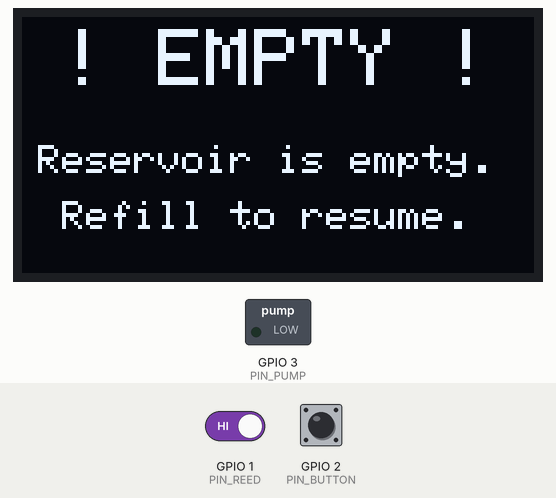
Bench run of a sketch on a simulated Seeed XIAO ESP32-S3. On the bench: 128×64 one-colour display, switched loads named in the sketch (green lamp = pin HIGH). Inputs (shaded band) come from the test bench; at power-on: GPIO 1 (PIN_REED) HIGH, GPIO 2 (PIN_BUTTON) HIGH. WiFi joins after 1.5 s; servers stay silent unless stated; the local clock reads 2024-03-15 10:24:30 at power-on unless the sketch sets it; what the sketch prints to the serial monitor is not drawn.

Above: at 4.7 s.
4.8 s: GPIO 1 (PIN_REED) driven LOW
At 5.4 s:
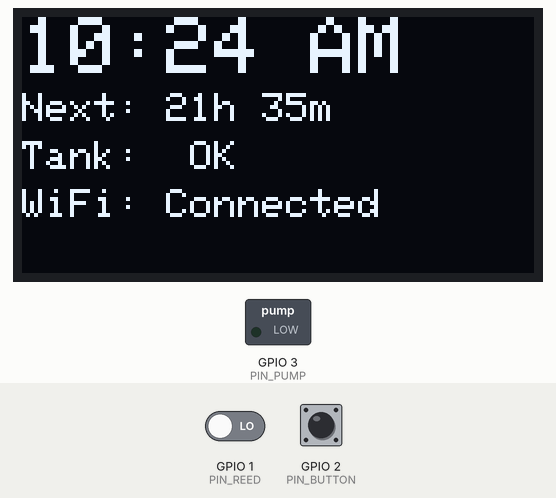
6.3 s: GPIO 2 (PIN_BUTTON) pulled LOW for 3.2 s
At 6.8 s:
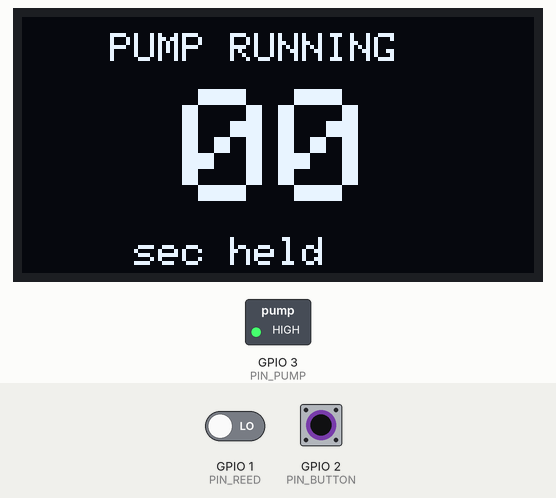
11.0 s: GPIO 1 (PIN_REED) driven HIGH
At 11.6 s:
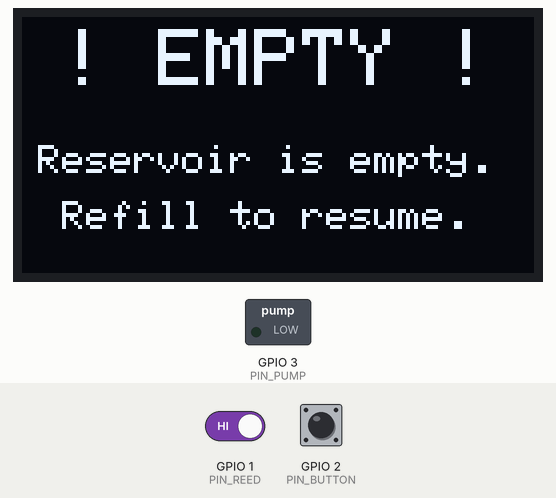
12.5 s: GPIO 2 (PIN_BUTTON) pulsed LOW 2 times (0.12 s each, 0.3 s apart)
At 13.0 s:
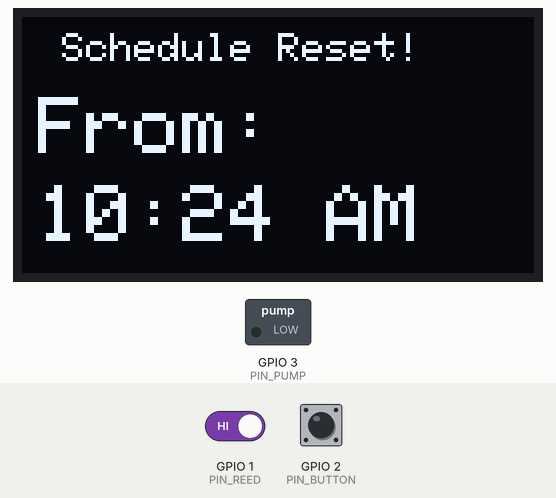
15.3 s: GPIO 1 (PIN_REED) driven LOW and GPIO 2 (PIN_BUTTON) driven LOW
At 17.2 s:
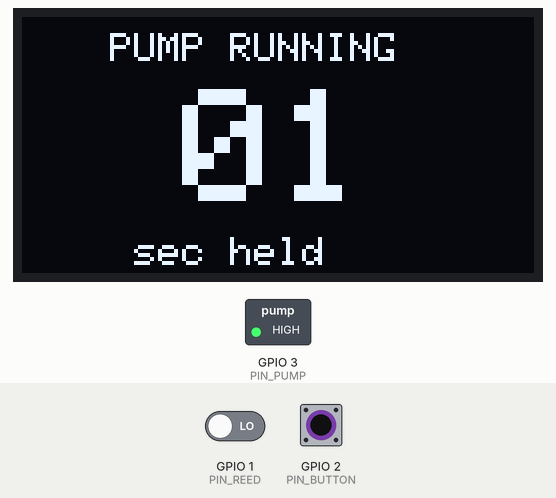
17.9 s: GPIO 2 (PIN_BUTTON) driven HIGH
At 18.4 s:
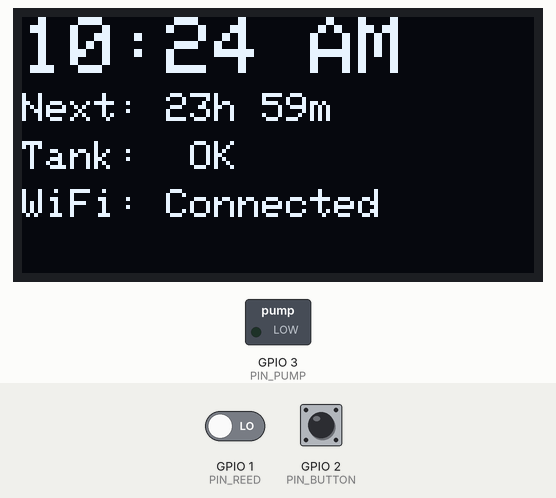
Timing chart, 0 to 20.9 s (numbered marks = the images above; inputs shaded):
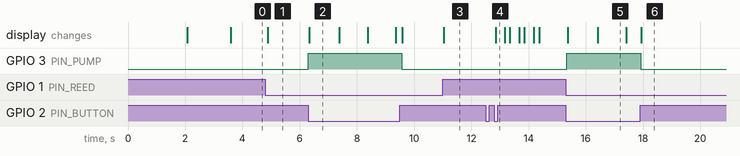

Measured:
- after the input at 4.8 s, the display: changes after 0.09 s (image 1)
- after the input at 6.3 s, GPIO 3 (PIN_PUMP): LOW → HIGH at once, → LOW 3.3 s later; the display: changes at once (image 2)
- after the input at 11.0 s, the display: changes at once (image 3)
- after the input at 12.5 s, the display: changes after 0.35 s (image 4)
- after the input at 15.3 s, GPIO 3 (PIN_PUMP): LOW → HIGH at once; the display: first changes after 0.06 s (image 5 shows a later state)
- after the input at 17.9 s, GPIO 3 (PIN_PUMP): HIGH → LOW at once; the display: changes at once (image 6)
- what the display in image 2 shows lasts 1.1 s, from 6.3 s to 7.4 s

The sketch:

HydroBuddy_Mark2.ino
```cpp
/*
 * HydroBuddy_Mark2
 * Automatic plant watering controller
 *
 * Hardware: XIAO ESP32S3, SSD1306 128x64 OLED (I2C),
 *           reed switch reservoir sensor, PBS-33B-BK button,
 *           IRLZ44N MOSFET pump driver
 *
 * Libraries required:
 *   - Adafruit SSD1306
 *   - Adafruit GFX Library
 */

#include <WiFi.h>
#include <ArduinoOTA.h>
#include <Wire.h>
#include <Adafruit_GFX.h>
#include <Adafruit_SSD1306.h>
#include <time.h>
#include "secrets.h"

// ── Easy-adjust configuration ─────────────────────────────────────────────────
const unsigned long PUMP_DURATION    = 60000;                    // ms pump runs per cycle
const unsigned long DOUBLE_PRESS_WIN = 750;                      // ms window for double-press
const int           WATER_HOUR       = 8;                        // first daily water time (0-23, local time)
const char*         NTP_SERVER       = "pool.ntp.org";
const char*         TZ_STRING        = "PST8PDT,M3.2.0,M11.1.0"; // US/Pacific

// ── Pin definitions (Waveshare ESP32-S3-Nano) ────────────────────────────────
// FQBN: esp32:esp32:nano_nora  (closest match; dedicated Waveshare FQBN pending)
// Nano D-pin → GPIO:  D0=44  D1=43  D2=5
// Nano A-pin → GPIO:  A4=11 (SDA)  A5=12 (SCL)
#define PIN_REED    A0   // Reed switch: LOW = reservoir OK, HIGH = empty  → GPIO1
#define PIN_BUTTON  A1   // Momentary button (active LOW, internal pull-up) → GPIO2
#define PIN_PUMP    D2   // IRLZ44N MOSFET gate                             → GPIO5

#define OLED_SDA    A4   // Standard Nano I2C SDA → GPIO11
#define OLED_SCL    A5   // Standard Nano I2C SCL → GPIO12
#define OLED_ADDR   0x3C
#define SCREEN_W    128
#define SCREEN_H    64

// ── Internal constants ────────────────────────────────────────────────────────
const unsigned long WATER_INTERVAL = 24UL * 3600UL * 1000UL; // 24 hours in ms

// ── Globals ───────────────────────────────────────────────────────────────────
Adafruit_SSD1306 display(SCREEN_W, SCREEN_H, &Wire, -1);

unsigned long lastWaterMs       = 0;
bool          firstRunScheduled = false; // true until first WATER_HOUR cycle fires
unsigned long firstRunTargetMs  = 0;     // millis() target for first water
bool          pumpRunning       = false;
bool          pumpIsManual      = false; // true = button hold, false = auto-water cycle
unsigned long pumpStartMs       = 0;

// Button state
unsigned long btnPressMs  = 0;
bool          awaitDouble = false;
bool          btnLastLow  = false;

// ── Prototypes ────────────────────────────────────────────────────────────────
void   handleButton(unsigned long now);
void          onDoublePress();
void          startPump(bool manual = false);
void          stopPump();
bool          reservoirOK();
void          updateDisplay();
void          drawStandby();
void          drawPumpRunning();
void          drawReservoirEmpty();
void          drawWiFiConnecting();
void          drawOTAProgress(unsigned int progress, unsigned int total);
void          showResetConfirm();
String        formatNextWater();
unsigned long calcMsUntilHour(int targetHour);

// ─────────────────────────────────────────────────────────────────────────────
void setup() {
    Serial.begin(115200);
    delay(2000); // give USB CDC time to enumerate before printing

    pinMode(PIN_REED,   INPUT_PULLUP);
    pinMode(PIN_BUTTON, INPUT_PULLUP);
    pinMode(PIN_PUMP,   OUTPUT);
    digitalWrite(PIN_PUMP, LOW);

    Wire.begin(OLED_SDA, OLED_SCL);
    Wire.setClock(100000); // 100 kHz – more compatible with generic SSD1306 modules

    // I2C scan – printed to Serial at 115200
    Serial.println(F("I2C scan:"));
    bool found = false;
    for (uint8_t addr = 1; addr < 127; addr++) {
        Wire.beginTransmission(addr);
        if (Wire.endTransmission() == 0) {
            Serial.print(F("  0x")); Serial.println(addr, HEX);
            found = true;
        }
    }
    if (!found) Serial.println(F("  no devices found"));

    bool oledOK = display.begin(SSD1306_SWITCHCAPVCC, OLED_ADDR);
    Serial.print(F("OLED init: "));
    Serial.println(oledOK ? F("OK") : F("FAILED – check wiring"));
    if (!oledOK) {
        while (true) delay(100);
    }

    display.ssd1306_command(SSD1306_SETCONTRAST);
    display.ssd1306_command(0xFF); // max contrast
    display.setTextColor(SSD1306_WHITE);
    drawWiFiConnecting();

    WiFi.begin(WIFI_SSID, WIFI_PASSWORD);
    unsigned long t0 = millis();
    while (WiFi.status() != WL_CONNECTED && millis() - t0 < 20000) {
        delay(250);
    }

    if (WiFi.status() == WL_CONNECTED) {
        configTzTime(TZ_STRING, NTP_SERVER);
        struct tm ti;
        t0 = millis();
        while (!getLocalTime(&ti) && millis() - t0 < 10000) {
            delay(200);
        }

        ArduinoOTA.setHostname("hydrobuddy-mark2");
        ArduinoOTA.onStart([]() {
            stopPump(); // safe state before flashing
        });
        ArduinoOTA.onProgress([](unsigned int progress, unsigned int total) {
            drawOTAProgress(progress, total);
        });
        ArduinoOTA.onError([](ota_error_t error) {
            display.clearDisplay();
            display.setTextSize(1);
            display.setCursor(16, 24);
            display.print("OTA Error: ");
            display.print(error);
            display.display();
            delay(2000);
        });
        ArduinoOTA.begin();
    }

    // Schedule first water at WATER_HOUR; falls back to 24hrs if NTP not available
    firstRunScheduled = true;
    firstRunTargetMs  = millis() + calcMsUntilHour(WATER_HOUR);
    lastWaterMs       = millis();
}

// ─────────────────────────────────────────────────────────────────────────────
void loop() {
    ArduinoOTA.handle();

    unsigned long now = millis();

    // Debug: print raw PIN_REED state every second
    static unsigned long lastDebugMs = 0;
    if (now - lastDebugMs >= 1000) {
        lastDebugMs = now;
        Serial.print(F("PIN_REED (A0): "));
        Serial.println(digitalRead(PIN_REED) == LOW ? F("LOW  (reservoir OK)") : F("HIGH (reservoir EMPTY)"));
    }

    // Reservoir protection – highest priority, overrides everything
    if (!reservoirOK() && pumpRunning) {
        stopPump();
    }

    handleButton(now);

    // Auto-water trigger
    if (!pumpRunning) {
        bool shouldWater = false;
        if (firstRunScheduled && now >= firstRunTargetMs) {
            firstRunScheduled = false;
            lastWaterMs       = now;
            shouldWater       = true;
        } else if (!firstRunScheduled && now - lastWaterMs >= WATER_INTERVAL) {
            lastWaterMs = now;
            shouldWater = true;
        }
        if (shouldWater && reservoirOK()) startPump(false);
    }

    // Pump auto-stop (manual holds run until button release, not duration)
    if (pumpRunning && !pumpIsManual && now - pumpStartMs >= PUMP_DURATION) {
        stopPump();
    }

    updateDisplay();
    delay(50);
}

// ── Button handling ───────────────────────────────────────────────────────────
void handleButton(unsigned long now) {
    bool isLow = (digitalRead(PIN_BUTTON) == LOW);

    if (isLow && !btnLastLow) {           // falling edge = press
        btnLastLow = true;
        if (awaitDouble && now - btnPressMs <= DOUBLE_PRESS_WIN) {
            // Double press: stop any running pump, reset schedule
            awaitDouble = false;
            stopPump();
            onDoublePress();
        } else {
            // First press: start pump immediately, open double-press window
            awaitDouble = true;
            btnPressMs  = now;
            if (reservoirOK()) startPump(true);
        }
    } else if (!isLow && btnLastLow) {    // rising edge = release
        btnLastLow = false;
        if (pumpIsManual) stopPump();     // only stop manual holds on release
    }
}

void onDoublePress() {
    firstRunScheduled = false;      // cancel 8am first-run, switch to 24hr cycle
    lastWaterMs       = millis();   // 24hrs from this moment
    showResetConfirm();
}

// ── Pump control ──────────────────────────────────────────────────────────────
void startPump(bool manual) {
    if (!reservoirOK()) return;
    pumpStartMs  = millis();
    pumpRunning  = true;
    pumpIsManual = manual;
    digitalWrite(PIN_PUMP, HIGH);
}

void stopPump() {
    digitalWrite(PIN_PUMP, LOW);
    pumpRunning  = false;
    pumpIsManual = false;
}

bool reservoirOK() {
    return digitalRead(PIN_REED) == LOW;
}

// ── Display routing ───────────────────────────────────────────────────────────
void updateDisplay() {
    if (!reservoirOK()) {
        drawReservoirEmpty();
    } else if (pumpRunning) {
        drawPumpRunning();
    } else {
        drawStandby();
    }
}

// ── Screen: WiFi connecting (shown on boot) ───────────────────────────────────
void drawWiFiConnecting() {
    display.clearDisplay();
    display.setTextSize(1);
    display.setCursor(8, 18);
    display.print("Connecting to WiFi");
    display.setCursor(34, 34);
    display.print("Please wait...");
    display.display();
}

// ── Screen: Standby ───────────────────────────────────────────────────────────
void drawStandby() {
    display.clearDisplay();

    // Current time – large
    struct tm ti;
    display.setTextSize(2);
    display.setCursor(0, 0);
    if (getLocalTime(&ti)) {
        char buf[9];
        strftime(buf, sizeof(buf), "%I:%M %p", &ti);
        display.print(buf);
    } else {
        display.print("--:-- --");
    }

    display.setTextSize(1);

    display.setCursor(0, 19);
    display.print("Next: ");
    display.print(formatNextWater());

    display.setCursor(0, 31);
    display.print("Tank:  OK");

    display.setCursor(0, 43);
    if (WiFi.status() == WL_CONNECTED) {
        display.print("WiFi: Connected");
    } else {
        display.print("WiFi: Offline");
    }

    display.display();
}

// ── Screen: Pump running countdown ───────────────────────────────────────────
void drawPumpRunning() {
    unsigned long elapsed = millis() - pumpStartMs;
    int secs;
    const char* label;

    if (pumpIsManual) {
        secs  = (int)(elapsed / 1000);          // count up while held
        label = "sec held";
    } else {
        unsigned long rem = (elapsed < PUMP_DURATION) ? PUMP_DURATION - elapsed : 0;
        secs  = (int)(rem / 1000);              // countdown for auto-water
        label = "sec left";
    }

    display.clearDisplay();

    display.setTextSize(1);
    display.setCursor(22, 4);
    display.print("PUMP RUNNING");

    display.setTextSize(4);
    char buf[3];
    snprintf(buf, sizeof(buf), "%02d", min(secs, 99));
    display.setCursor(40, 18);
    display.print(buf);

    display.setTextSize(1);
    display.setCursor(28, 55);
    display.print(label);

    display.display();
}

// ── Screen: Reservoir empty warning ──────────────────────────────────────────
void drawReservoirEmpty() {
    display.clearDisplay();

    // "! EMPTY !" = 9 chars × 12px = 108px → x=(128-108)/2=10
    display.setTextSize(2);
    display.setCursor(10, 3);
    display.print("! EMPTY !");

    display.setTextSize(1);
    display.setCursor(4, 32);
    display.print("Reservoir is empty.");
    display.setCursor(10, 46);
    display.print("Refill to resume.");

    display.display();
}

// ── Confirmation: schedule reset blink ───────────────────────────────────────
void showResetConfirm() {
    struct tm ti;
    char hourBuf[9] = "--:-- --";
    if (getLocalTime(&ti)) {
        strftime(hourBuf, sizeof(hourBuf), "%I:%M %p", &ti);
    }

    for (int i = 0; i < 3; i++) {
        display.clearDisplay();
        display.setTextSize(1);
        display.setCursor(10, 4);
        display.print("Schedule Reset!");
        display.setTextSize(2);
        display.setCursor(4, 20);
        display.print("From:");
        display.setTextSize(2);
        display.setCursor(4, 42);
        display.print(hourBuf);
        display.display();
        delay(300);

        display.clearDisplay();
        display.display();
        delay(150);
    }

    updateDisplay(); // restore normal display after blink
}

// ── Screen: OTA progress ─────────────────────────────────────────────────────
void drawOTAProgress(unsigned int progress, unsigned int total) {
    int pct = (total > 0) ? (int)((progress * 100UL) / total) : 0;
    int barW = (SCREEN_W - 4) * pct / 100;

    display.clearDisplay();

    display.setTextSize(1);
    display.setCursor(28, 6);
    display.print("OTA Update...");

    // Progress bar outline
    display.drawRect(2, 24, SCREEN_W - 4, 12, SSD1306_WHITE);
    // Progress bar fill
    if (barW > 0) display.fillRect(2, 24, barW, 12, SSD1306_WHITE);

    display.setTextSize(2);
    char buf[5];
    snprintf(buf, sizeof(buf), "%3d%%", pct);
    display.setCursor(28, 42);
    display.print(buf);

    display.display();
}

// ── Utility: next water countdown string ─────────────────────────────────────
String formatNextWater() {
    unsigned long now = millis();
    unsigned long rem;

    if (firstRunScheduled) {
        if (now >= firstRunTargetMs) return "now";
        rem = (firstRunTargetMs - now) / 1000;
    } else {
        unsigned long elapsed = now - lastWaterMs;
        if (elapsed >= WATER_INTERVAL) return "now";
        rem = (WATER_INTERVAL - elapsed) / 1000;
    }

    int h = (int)(rem / 3600);
    int m = (int)((rem % 3600) / 60);
    char buf[10];
    snprintf(buf, sizeof(buf), "%dh %02dm", h, m);
    return String(buf);
}

// Returns ms until the next occurrence of targetHour:00:00 local time
unsigned long calcMsUntilHour(int targetHour) {
    struct tm ti;
    if (!getLocalTime(&ti)) return WATER_INTERVAL; // NTP unavailable – fallback to 24hrs

    long nowSecs    = ti.tm_hour * 3600L + ti.tm_min * 60L + ti.tm_sec;
    long targetSecs = targetHour * 3600L;
    long secsUntil  = targetSecs - nowSecs;

    if (secsUntil <= 0) secsUntil += 86400L; // already past today – aim for tomorrow

    return (unsigned long)secsUntil * 1000UL;
}
```

secrets_template.h
```cpp
// secrets_template.h — reference template (safe to commit)
// Copy this file to secrets.h and fill in your credentials.
#pragma once

#define WIFI_SSID     "your_wifi_ssid_here"
#define WIFI_PASSWORD "your_wifi_password_here"
```
